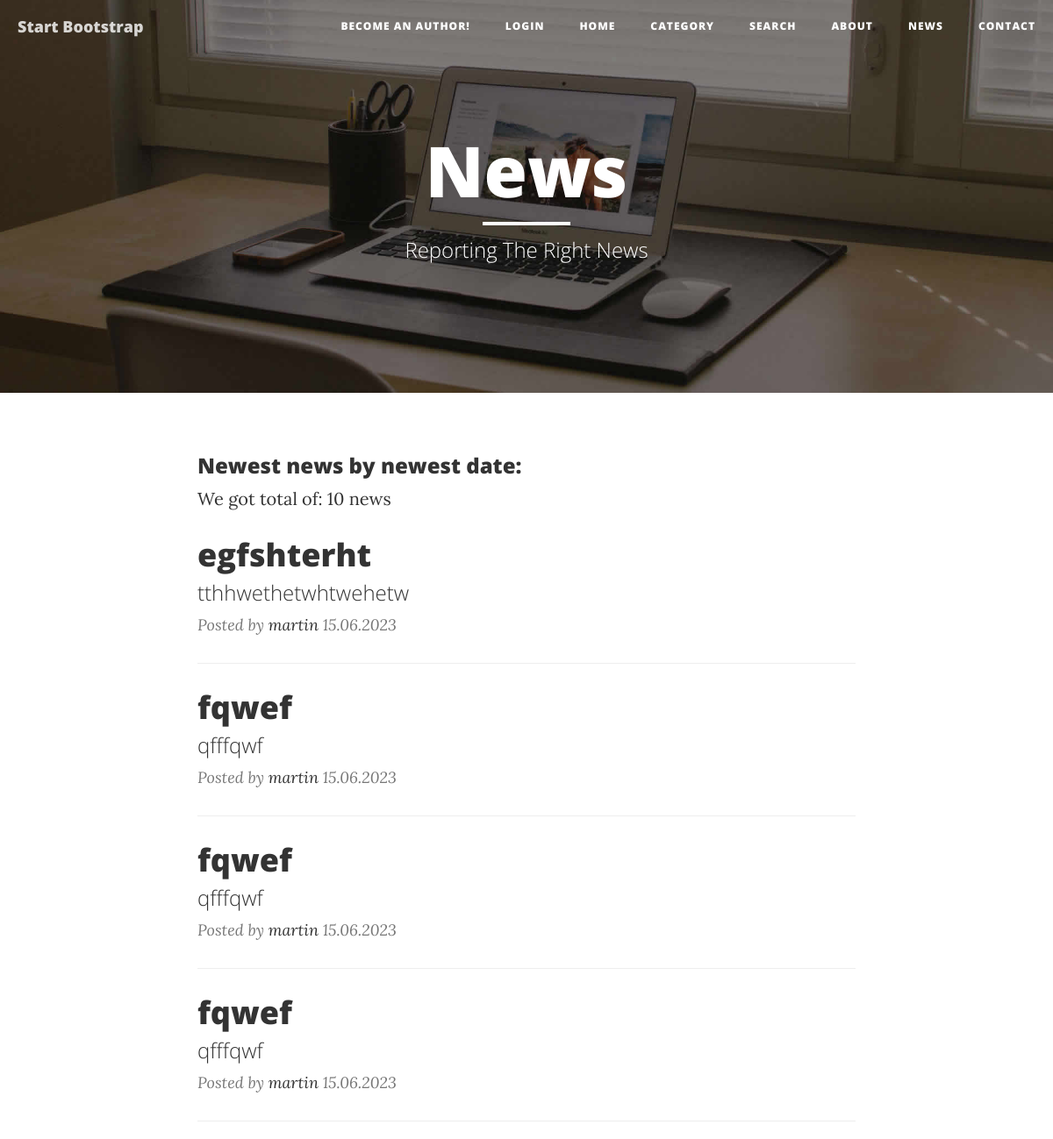
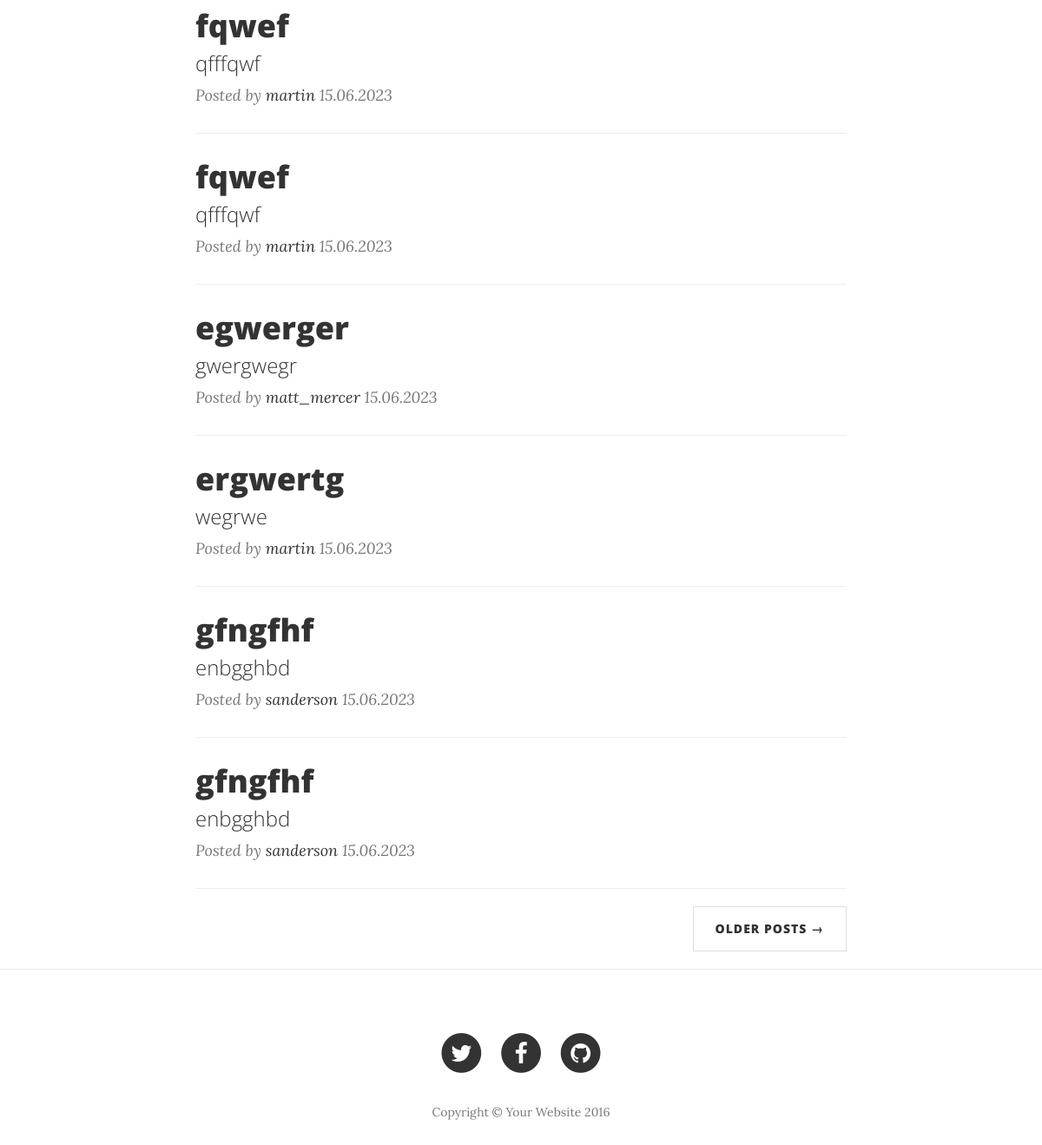
Page /news/ on the committed database (2 pictures, top to bottom).
### news/models.py (models this page shows, shortened)
class Post(models.Model):
    author = models.ForeignKey(Author, on_delete=models.CASCADE)
    type = models.CharField(max_length=1, choices=POST_TYPE)
    publication_date = models.DateField(auto_now_add = True)
    title = models.CharField(max_length=100)
    content = models.TextField()
    rating = models.IntegerField(default = 0)
    category = models.ManyToManyField(Category, through='PostCategory')

class Author(models.Model):
    user = models.OneToOneField(User, on_delete=models.CASCADE)
    rating = models.IntegerField(default = 0)

### news/views.py (the view)
# urls.py: path('', NewsList.as_view(), name="news"),
class NewsList(ListView):
    model = Post
    ordering = '-publication_date'
    queryset = Post.objects.filter(type='N') # Filter for returting only News from posts
    template_name = 'news.html'
    context_object_name = 'news_list'
    paginate_by = 10

### news/templatetags/custom_filters.py (called while the page is built)
@register.filter()
def censor(value):
    if not isinstance(value, str):
        raise ValueError("Filter *censor* only operates with str type, not", type(value))
    text = value.lower() # using extra variable to keep original register... original
    for word in BLACKLIST:
        i = 0
        while i < 100:
            i += 1
            cursor = text.find(word) # if none found, returns -1, else - returns the position of first character
            if cursor != -1:
                censored_word = "*" * (len(word) - 1) # asterisks without first letter
                value = censored_word.join([value[:cursor + 1], value[cursor + len(word):]])
                text = value.lower()
            else:
                break
    return value

### news/templatetags/custom_tags.py (called while the page is built)
@register.filter('in_group')
def in_group(user, group_name):
    return user.groups.filter(name=group_name).exists()

### templates/news.html
{% extends 'flatpages/default.html' %}
{% load custom_filters %}
{% block title %}
News
{% endblock title %}
{% block undertitle %}
Reporting The Right News
{% endblock undertitle %}
{% block content %}
<div class="container">
    <div class="row">
        <div class="col-lg-8 col-lg-offset-2 col-md-10 col-md-offset-1">
            <h3>Newest news by newest date: </h3>
            We got total of: {{ news_list|length }} news
            {% for news in news_list %}
                <div class="post-preview">
                    <a href="http://127.0.0.1:8000/news/{{ news.pk }}">
                        <h2 class="post-title">
                            {{ news.title|censor }}
                        </h2>
                        <h3 class="post-subtitle">
                            {{ news.content|truncatewords:20|censor }}
                        </h3>
                    </a>
                    <p class="post-meta">
                        Posted by <a href="#">{{ news.author.user.username }}</a>
                        {{ news.publication_date|date:'d.m.Y' }}
                    </p>
                </div>
                <hr>
            {% empty %}
                <h1>No news, yet! Hold on</h1>
                <hr>
            {% endfor %}
            <ul class="pager">
                <li class="next">
                    <a href="#">Older Posts &rarr;</a>
                </li>
            </ul>
        </div>
    </div>
</div>
{% endblock content %}

### rows in the picture
Post: title|censor "egfshterht", content|censor "tthhwethetwhtwehetw", author.user.username "martin", publication_date "15.06.2023"
Post: title|censor "fqwef", content|censor "qfffqwf", author.user.username "martin", publication_date "15.06.2023"
Post: title|censor "fqwef", content|censor "qfffqwf", author.user.username "martin", publication_date "15.06.2023"
Post: title|censor "fqwef", content|censor "qfffqwf", author.user.username "martin", publication_date "15.06.2023"
Post: title|censor "fqwef", content|censor "qfffqwf", author.user.username "martin", publication_date "15.06.2023"
Post: title|censor "fqwef", content|censor "qfffqwf", author.user.username "martin", publication_date "15.06.2023"
Post: title|censor "egwerger", content|censor "gwergwegr", author.user.username "matt_mercer", publication_date "15.06.2023"
Post: title|censor "ergwertg", content|censor "wegrwe", author.user.username "martin", publication_date "15.06.2023"
Post: title|censor "gfngfhf", content|censor "enbgghbd", author.user.username "sanderson", publication_date "15.06.2023"
Post: title|censor "gfngfhf", content|censor "enbgghbd", author.user.username "sanderson", publication_date "15.06.2023"

### other values in the picture
{{ news_list|length }} "10"
